Frame 1 (no input): blank canvas, image omitted
Frame 60 (the mouse pressed at the canvas centre just before this capture): blank canvas, image omitted
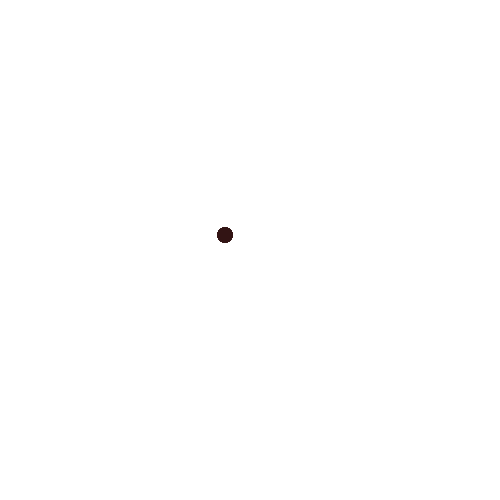
Frame 120 (the mouse held since frame 60 and released just before this capture)

The Processing sketch whose frames 1 and 60 were blank and that drew this single picture after the mouse press (run headless with seeded random() and noise(); from frame 60 on, the mouse is pressed at the canvas centre):

// Processing sketch: processing_77961
// ── processing_77961.pde

int tamany = 50;
void setup(){
  size(500,500);
  smooth();
   background(255);
}
void draw(){
  fill(50,20,20);
 noStroke();
ellipse(mouseX-25,mouseY-15,15,15);



}
void keyPressed(){
  if(key=='r'||key=='r'){
  fill(random(255),random(255),random(255));
  rect(mouseX,mouseY,random(25,10),random(5,25));
  
  if(key=='e'||key=='e'){
  fill(random(255),random(255),random(255));
  ellipse(mouseX,mouseY,random(80,15),random(25,35));
  
  if(key=='t'||key=='t'){
  fill(random(255),random(255),random(255));
  triangle(mouseX,mouseY,random(20,25),random(25,15),random(15,15),random(10,25));
  
fill(255,255,255);

} }

  }}

  
